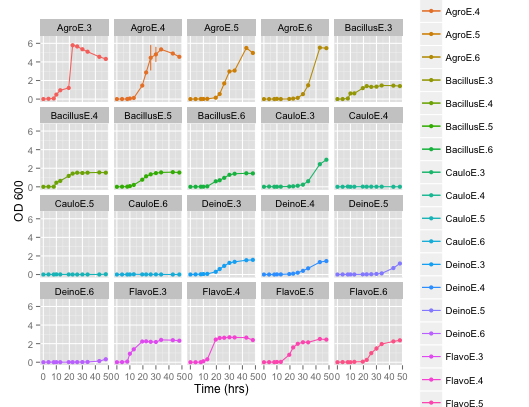

Here is the R script that generated this plot:
rm(list=ls())
getwd()
setwd('/Users/WRShoemaker/MURI/MURI_growth_curves/StrainDilutions//')
getwd()

library(ggplot2)
library(xlsx)
library(reshape2)
library(RColorBrewer)
library(plyr)
library(Rmisc)

ODs <- read.xlsx("StrainDilutions.xlsx", 1)

melted <- melt(ODs, id.vars="Time")

tgc <- summarySE(melted, measurevar="value", groupvars=c("variable", "Time"))

ggplot(tgc, aes(x=Time, y=value, colour=variable)) + 
  geom_errorbar(aes(ymin=value-se, ymax=value+se), width=.1) +
  geom_line() +
  geom_point() +  
  xlim(0, 28) + 
  ylim(0, 6)

ggplot(tgc, aes(x=Time, y=value, colour=variable)) + 
  geom_errorbar(aes(ymin=value-se, ymax=value+se), width=.1) +
  geom_line() +
  geom_point() + 
  facet_wrap(~variable) + 
  xlim(0, 48) + 
  ylim(0, 6.5) + 
  xlab("Time (hrs)") +
  ylab("OD 600") 
